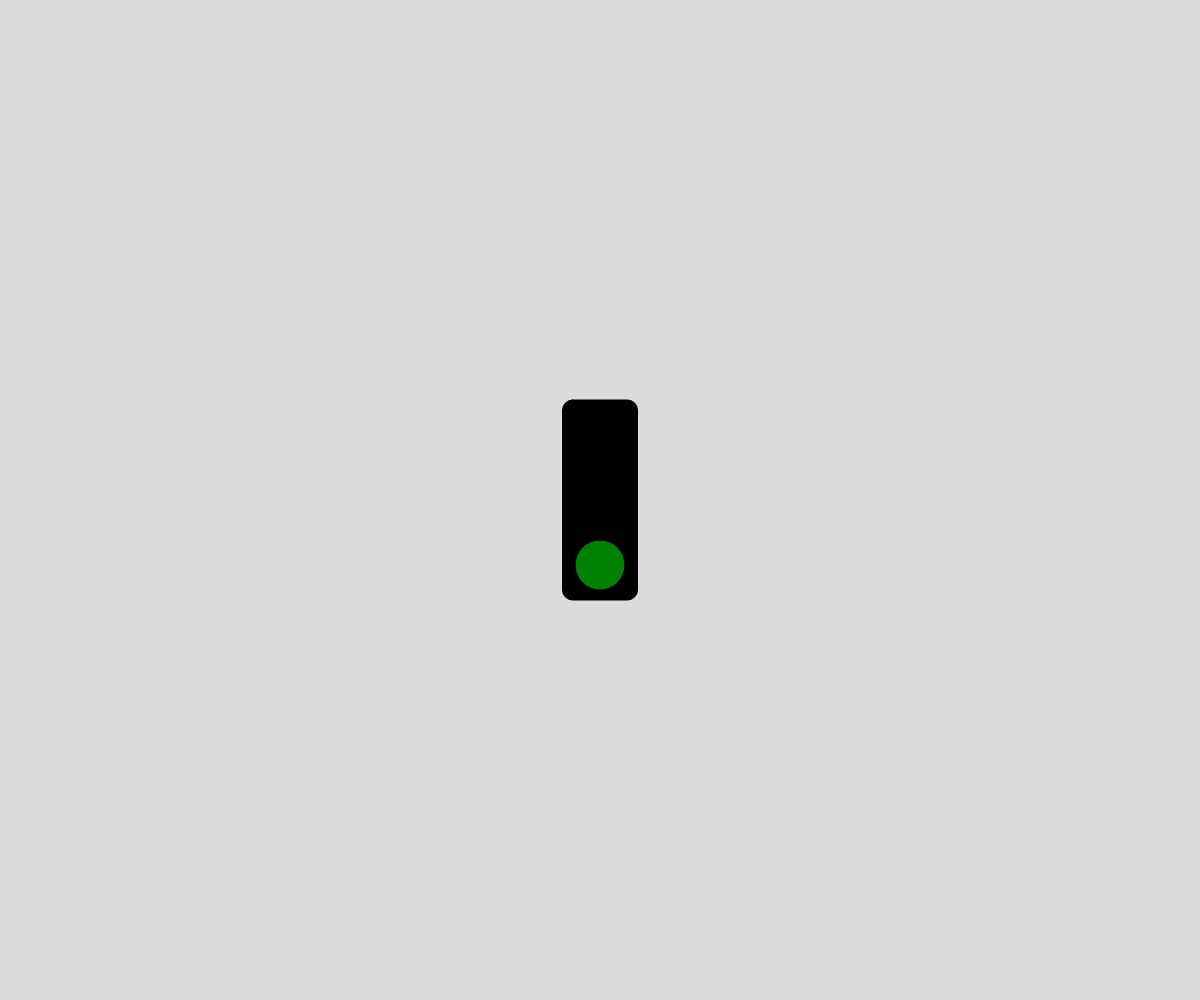
Frame 1 (no input)
Frame 60 (no input): identical to frame 1, image omitted
Frame 120 (the mouse pressed at the canvas centre since frame 60): identical to frame 1, image omitted

The p5.js sketch that drew this single still picture (run headless with seeded random() and noise() and a simulated clock; from frame 60 on, the mouse is pressed at the canvas centre):

// p5.js sketch
// ── sketch.js
// Traffic light
// Souvik Arkay
// Sept 23, 2020

let lastColorSwitch = 0;
let greenLightDuration = 5000;
let yellowLightDuration = 1000;
let redLightDuration = 5000;
let whichColorToDisplay = "green";
function setup() {
  createCanvas(windowWidth, windowHeight);
}

function draw() {
  background(220);
  drawOutlineOfLights();
  chooseWhichLightToDisplay();
  showCorrectLight();
}

function drawOutlineOfLights() {
  //bos
  rectMode(CENTER);
  fill("black");
  rect(width/2, height/2, 75, 200, 10,);

//   //lights
//   fill("red")
//   circle(width/2, height/2 - 65, 50) // first light
//   fill("yellow")
//   circle(width/2, height/2, 50)  //middle light
//   fill("green")
//   circle(width/2, height/2 + 65, 50) // bottom light
 }

function chooseWhichLightToDisplay() {
  if (whichColorToDisplay === "green") {
    if (millis() > lastColorSwitch + greenLightDuration) {
      whichColorToDisplay = "yellow";
      lastColorSwitch = millis();
    }
  }
  else if (whichColorToDisplay === "yellow") {
    if (millis() > lastColorSwitch + yellowLightDuration) {
      whichColorToDisplay = "red";
      lastColorSwitch = millis();
    }
  }
  else if (whichColorToDisplay === "red") {
    if (millis() > lastColorSwitch + redLightDuration) {
      whichColorToDisplay = "green";
      lastColorSwitch = millis();
    }
  }
} 

function showCorrectLight() {
  if (whichColorToDisplay === "red") {
    fill("red")
    circle(width/2, height/2 - 65, 50) // first light
  }
  if (whichColorToDisplay === "yellow") {
    fill("yellow")
    circle(width/2, height/2, 50)  //middle light
  }
  if (whichColorToDisplay === "green") {
    fill("green")
    circle(width/2, height/2 + 65, 50) // bottom light
  }
}
